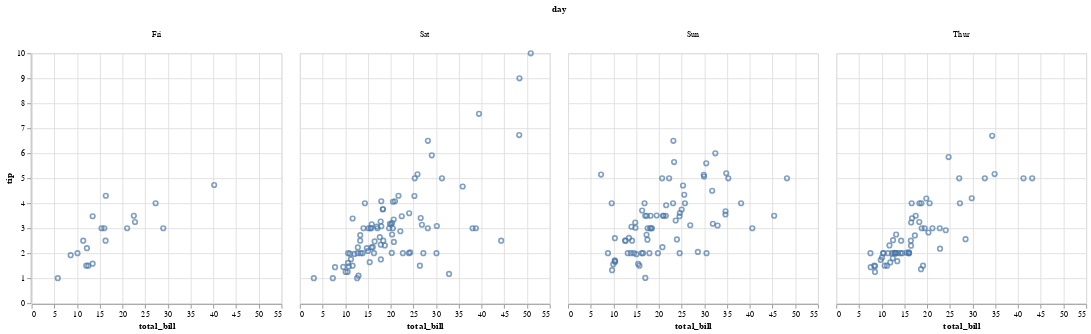

This figure's notebook cell:
### Markdown cell above
🔴 `.facet(column="day")`  
  Creates a separate subplot (facet) for each unique value in the `day` column  
  This allows comparison of `total_bill` vs `tip` across different days

### Code cell
chart = alt.Chart(tips).mark_point().encode(
    x="total_bill",
    y="tip"
).facet(column="day")
chart

### Figure 1 — Vega-Lite specification as saved in the notebook (floating-point values rounded to 4 significant figures; data arrays with more than 128 entries replaced by an {"elided": "..."} marker saying what was removed)
{"config": {"view": {"continuousWidth": 300, "continuousHeight": 300}}, "data": {"name": "data-362d1a3aede62850ce7cd49b1d5f5d1d"}, "facet": {"column": {"field": "day", "type": "nominal"}}, "spec": {"mark": {"type": "point"}, "encoding": {"x": {"field": "total_bill", "type": "quantitative"}, "y": {"field": "tip", "type": "quantitative"}}}, "$schema": "https://vega.github.io/schema/vega-lite/v5.8.0.json", "datasets": {"data-362d1a3aede62850ce7cd49b1d5f5d1d": {"elided": "244 records"}}}
